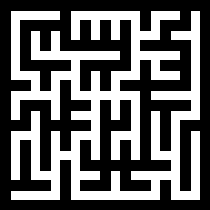

Python code for this plot:
"""Модуль с генерацией лабиринта и решения"""
import random
from PIL import Image, ImageDraw


def can_build_wall(maze: list[list], row: int, ind: int,
                   current_row: list[int]) -> bool:
    """
    Проверяет можно ли построить нижнюю стену
        :param maze: лабиринт
        :param row: номер строки
        :param ind: индекс элемента
        :param current_row: текущая строка генерации
        :return: True если можно иначе False
    """
    elem = current_row[ind]
    for i in range(ind+1, len(current_row)):
        if elem == current_row[i]:
            return True
    for i in range(ind-1, -1, -1):
        if elem == current_row[i] and maze[row * 2 + 2][i * 2 + 1] == 0:
            return True
    return False


def generate(width: int, height: int,
             chance_r: int = 50, chance_b: int = 50) -> list[list]:
    """
    Генерирует лабиринт используя алгоритм Эйлера
        :param width: ширина
        :param height: высота
        :param chance_r: шанс правой стены
        :param chance_b: шанс нижней стены
        :return: 2D список из -1 и 0 где -1 это стена, а 0 дорожка
    """
    output_height = height * 2 + 1
    output_width = width * 2 + 1
    maze = [[-1 for i in range(output_width)] for j in range(output_height)]
    for i in range(1, output_height-1):
        if i % 2 == 1:
            maze[i][1:-1] = [0 for j in range(1, output_width-1)]
        else:
            maze[i][1:-1:2] = [0 for j in range(1, output_width-1, 2)]
    current_row = [0] * width
    set_step = 1
    for i in range(height):
        for j in range(width):
            if current_row[j] == 0:
                current_row[j] = set_step
                set_step += 1
        # Стены справа
        for j in range(width - 1):
            create_wall = 1 if random.randint(1, 100) <= chance_r else 0

            if create_wall == 1 or current_row[j] == current_row[j + 1]:
                maze[i * 2 + 1][j * 2 + 2] = -1
            else:
                changing = current_row[j + 1]
                for k in range(width):
                    if current_row[k] == changing:
                        current_row[k] = current_row[j]
        # Стены снизу
        for j in range(width):
            create_wall = 1 if random.randint(1, 100) <= chance_b else 0
            if create_wall == 1 and can_build_wall(maze, i, j, current_row):
                maze[i * 2 + 2][j * 2 + 1] = -1
        if i != height - 1:
            for j in range(width):
                if maze[i * 2 + 2][j * 2 + 1] == -1:
                    current_row[j] = 0
    for j in range(width - 1):
        if current_row[j] != current_row[j + 1]:
            maze[-2][j * 2 + 2] = 0
            changing = current_row[j + 1]
            for k in range(width):
                if current_row[k] == changing:
                    current_row[k] = current_row[j]
    return maze


def start_wave(maze: list[list], start_pos: list[tuple[int, int]],
               end_pos: list[tuple[int, int]]) -> list[list]:
    """
    Запуск волны по алгоритму Ли
        :param maze: лабиринт
        :param start_pos: стартовая позиция
        :param end_pos: конечная позиция
        :return: 2D список
    """
    maze[start_pos[0]][start_pos[1]] = "0"
    maze[end_pos[0]][end_pos[1]] = 0
    curr_step = [start_pos]
    dist = 1
    width = len(maze[0])
    height = len(maze)
    while curr_step and maze[end_pos[0]][end_pos[1]] == 0:
        next_step = []
        for cell in curr_step:
            row = cell[0]
            col = cell[1]

            if 0 <= row-1 < height and maze[row-1][col] == 0:
                maze[row-1][col] = dist
                next_step.append([row-1, col])
            if 0 <= row+1 < height and maze[row+1][col] == 0:
                maze[row+1][col] = dist
                next_step.append([row+1, col])
            if 0 <= col-1 < width and maze[row][col-1] == 0:
                maze[row][col-1] = dist
                next_step.append([row, col-1])
            if 0 <= col+1 < width and maze[row][col+1] == 0:
                maze[row][col+1] = dist
                next_step.append([row, col+1])
        dist += 1
        curr_step = next_step
    maze[start_pos[0]][start_pos[1]] = 1
    return maze


def save_txt(maze: list[list], path: str = "maze.txt") -> None:
    """
    Сохранение лабиринта в тхт файл
        :param maze: лабиринт
        :param path: имя файла
    """
    maze_copy = [
        [-1 for i in range(len(maze[0]))] for j in range(len(maze))]
    for i in range(len(maze)):
        for j in range(len(maze[0])):
            if maze[i][j] != -1:
                maze_copy[i][j] = 0
    with open(path, "w", encoding="UTF-8") as file:
        for i in range(len(maze)):
            file.write(' '.join(map(str, maze_copy[i])))
            if i != len(maze) - 1:
                file.write("\n")


def load_maze_from_txt(path: str = "maze.txt") -> list[list]:
    """
    Загрузка лабиринта из txt
        :param path: имя файла
        :return: 2D список
    """
    maze = []
    with open(path, "r", encoding="UTF-8") as file:
        for line in file:
            maze.append(list(map(int, line.split(sep=" "))))
    return maze


def find_way(maze: list[list], start_pos: list[tuple[int, int]],
             end_pos: list[tuple[int, int]]) -> list[list[int, int]]:
    """
    Поиск пути после прохождения волны
        :param maze: лабиринт
        :param start_pos: стартовая позиция
        :param end_pos: конечная позиция
        :return: список точек пути
    """
    maze[start_pos[0]][start_pos[1]] = 0
    way = []
    curr = end_pos
    width = len(maze[0])
    height = len(maze)
    while curr != start_pos:
        way.append(curr)
        row = curr[0]
        col = curr[1]
        if 0 <= row - 1 < height and maze[row][col] - 1 == maze[row-1][col]:
            curr = [row - 1, col]
        elif 0 <= row + 1 < height and maze[row][col] - 1 == maze[row+1][col]:
            curr = [row + 1, col]
        elif 0 <= col - 1 < width and maze[row][col] - 1 == maze[row][col-1]:
            curr = [row, col - 1]
        elif 0 <= col + 1 < width and maze[row][col] - 1 == maze[row][col+1]:
            curr = [row, col + 1]
    way.append(curr)
    return way


def save_image(maze: list[list], filename: str = "maze.jpg") -> None:
    """
    Сохранение лабиринта как изображение
        :param maze: лабиринт
        :param path: путь файла
    """
    cell_size = 10
    image_width = len(maze[0]) * cell_size
    image_height = len(maze) * cell_size
    image = Image.new('RGB', (image_width, image_height), color='white')
    for row in range(len(maze)):
        for col in range(len(maze[0])):
            if maze[row][col] == -1:
                x_1 = col * cell_size
                y_1 = row * cell_size
                x_2 = x_1 + cell_size
                y_2 = y_1 + cell_size
                image_draw = ImageDraw.Draw(image)
                image_draw.rectangle((x_1, y_1, x_2, y_2), fill='black')
    image.save(filename)


def calculate_square_size(path_to_file: str) -> int:
    """
    СЧитаем размер клетки лабиринта в пикселях изображения
        :param path_to_file: путь к файлу
        :return: число пикселей в клетке лабиринта
    """
    with Image.open(path_to_file) as img:
        width, height = img.size
        for i in range(width):
            for j in range(height):
                if img.getpixel((i, j))[0] > 128:
                    diagonal = ((i ** 2 + j ** 2) ** 0.5)
                    square_size = int(diagonal / (2 ** 0.5))
                    return square_size


def load_maze_from_img(path_to_file: str = "maze.jpg") -> list[list]:
    """
    Загрузка лабиринта из изображения
        :param path: путь файла
        :return: 2D список
    """
    with Image.open(path_to_file) as img:
        maze = []

        square_size = calculate_square_size(path_to_file)
        for i in range(0, img.size[1], square_size):
            row = []
            for j in range(0, img.size[0], square_size):
                square = img.crop((j, i, j + square_size, i + square_size))
                color = sorted(square.getcolors(),
                               key=lambda x: x[0], reverse=True)[0][1]
                if (0, 0, 0) == color:
                    row.append(-1)
                else:
                    row.append(0)
            maze.append(row)

    return maze


def generation_entries(maze: list[list]) -> list[list[int, int]]:
    """
    Генерирует вход и выход лабиринта
        :param maze: лабиринт
        :return: две точки
    """
    done = False
    width = len(maze[0])
    height = len(maze)
    borders = []
    for i in range(1, height-1):
        borders.append([i, 0])
        borders.append([i, width-1])
    for i in range(1, width-1):
        borders.append([0, i])
        borders.append([height-1, i])
    while not done:
        start_pos = random.choice(borders)
        end_pos = random.choice(borders)
        if start_pos != end_pos:
            done = True
            pos = []
            pos.append(start_pos.copy())
            pos.append(end_pos.copy())
            for point in pos:
                if point[0] == 0:
                    point[0] += 1
                elif point[0] == height-1:
                    point[0] -= 1
                elif point[1] == 0:
                    point[1] += 1
                elif point[1] == width-1:
                    point[1] -= 1
                if maze[point[0]][point[1]] == -1:
                    done = False
    return start_pos, end_pos
